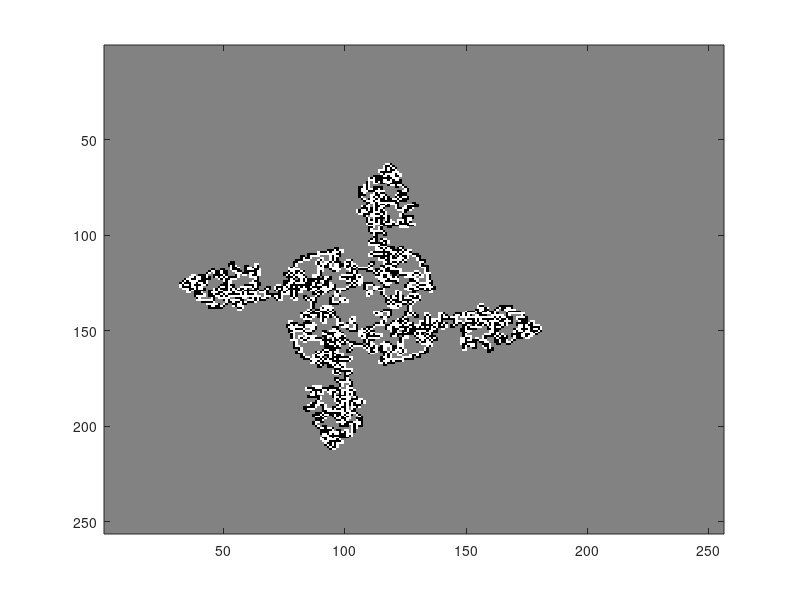

Source code (MATLAB):
%;*************************************************
%;* Antplot_reciprocal.m
%;* Generates antplot of 1/d
%;*
%;* Mark Agate
%;* (mark.agate@outlook.com)
%;**************************************************

clear;

% Value of which to take the reciprocal (should be odd):
d = 5519;

% Ensure d is an odd number
while mod(d, 2) == 0
  d /= 2;
end

% Board extent, initial position and direction
E = 256;
x = 0.5 * E;
y = 0.5 * E;
dir_x = 0;
dir_y = 1;

% Initialise board to grey. (0 = black, 63 = white)
board(1:E, 1:E) = 32;

% Compute 1/d:
r = 1;                      % initialise remainder for 1/d
for n = 1:4                 % do 4 lots of the recurrence pattern

  do                        % repeat until one recurrence is complete
    r *= 2;
    p = (r >= d);           % pixel shade: 0 or 1 (= next bit of quotient)
    r -= p * d;

    % Rotate the ant direction for the next step:
    s = 1 - 2 * (p != (dir_x == 0));	% s = +1 or -1
    tmp = dir_x;
    dir_x = s * dir_y;
    dir_y = s * tmp;

    % If we're still on the board, set the pixel colour
    if ((x > 0) & (x <= E) & (y > 0) & (y <= E))
      board(x, y) = ~p * 63;
    endif

    % Move the ant to the next pixel
    x += dir_x;
    y += dir_y;
  until r == 1;

endfor

colormap(gray);
imagesc(board);

%;*************************************************
